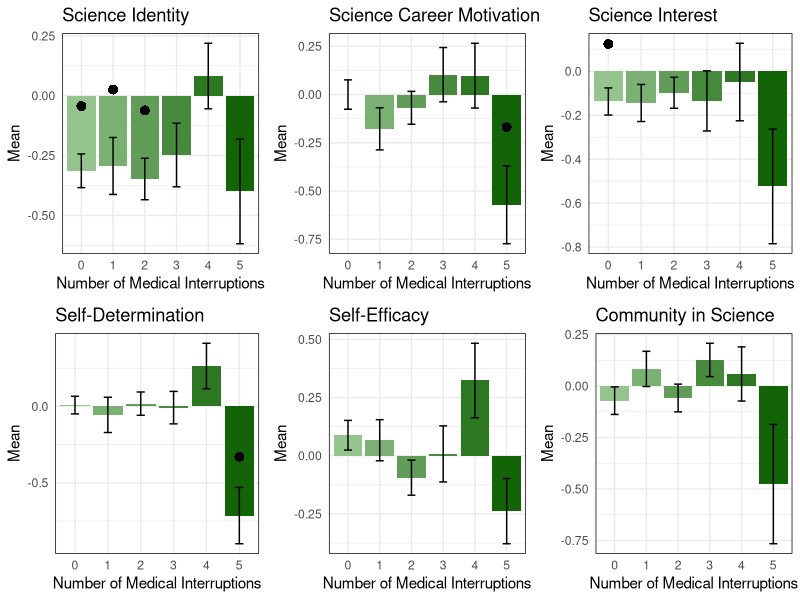

Recreate this plot in R.
## ---- chunk 1
# Load required packages
library(ggplot2)
library(dplyr)
library(gridExtra)

# Create a data frame from the provided .csv data
data <- read.csv("../data/pre_post.csv")

# Rename the columns
colnames(data) <- c("interruptions", "Pair", "Mean", "Std.Deviation", "Std.Error.Mean",
                    "Lower", "Upper", "t", "df", "Sig")

# Get unique pair names
pair_names <- unique(data$Pair)

# List to store individual graphs
graphs <- list()

# New names for the pairs
new_pair_names <- c("Science Identity", "Science Career Motivation", "Science Interest",
                    "Self-Determination", "Self-Efficacy", "Community in Science")

# Define the color gradient
color_gradient <- colorRampPalette(c("#96c48f", "#136307"))

# Generate graphs for each pair
for (i in seq_along(pair_names)) {
  # Filter data for the specific pair
  pair_data <- data %>%
    filter(Pair == pair_names[i])
  
  # Filter significant data points (Sig <= 0.05)
  sig_data <- pair_data %>%
    filter(Sig <= 0.05)
  
  # Create plot for the specific pair
  plot <- ggplot(pair_data, aes(x = factor(interruptions), y = Mean, fill = factor(interruptions))) +
    geom_bar(stat = "identity", position = "dodge") +
    geom_errorbar(aes(ymin = Mean - Std.Error.Mean, ymax = Mean + Std.Error.Mean),
                  position = position_dodge(width = 0.9), width = 0.25) +
    labs(x = "Number of Medical Interruptions", y = "Mean") +
    ggtitle(new_pair_names[i]) +
    scale_fill_manual(values = color_gradient(length(unique(pair_data$interruptions)))) +
    theme_minimal() +
    theme(legend.position = "none") +
    theme(panel.border = element_rect(color = "black", fill = NA))
  
  # Add significance points to the plot
  if (nrow(sig_data) > 0) {
    plot <- plot +
      geom_point(data = sig_data, aes(y = Mean + Std.Error.Mean + 0.2), shape = 16, size = 3, color = "black")
  }
  
  # Store the plot in the list
  graphs[[i]] <- plot
}

# Combine graphs into a grid
combined_plot <- grid.arrange(grobs = graphs, nrow = 2, ncol = 3, padding = unit(10, "cm"))

# Display the combined plot
print(combined_plot)

## Specify the file path and name
# file_path <- "Projects/2023_saber/plots/"
# file_name <- "pre_post_mean.PNG"

## Set the width and height in inches
# width <- 11.5
# height <- 7.9

## Save the combined plot as a PNG file
# ggsave(file = paste0(file_path, file_name), plot = combined_plot, width = width, height = height)

